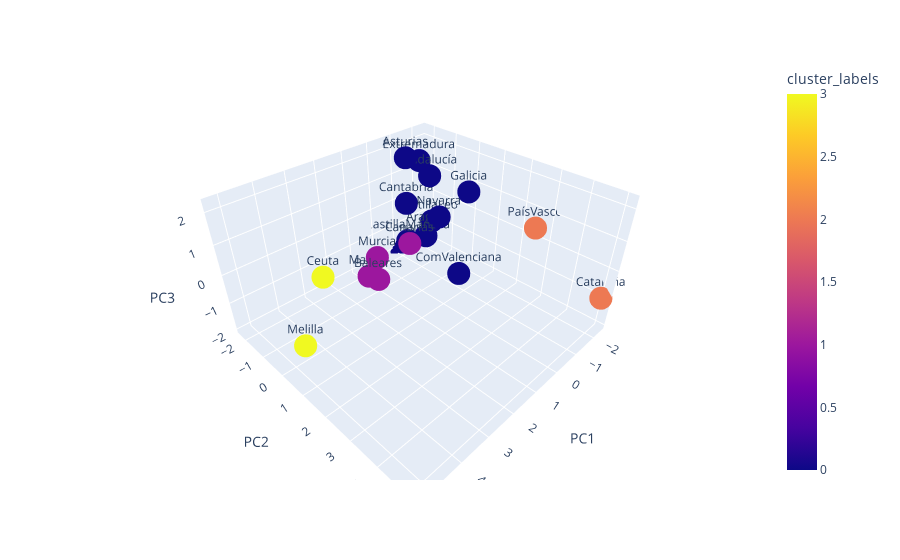

The notebook cell saved with this chart:
### Code cell
import plotly.express as px

fig = px.scatter_3d(CCAA_pca, x='PC1', y='PC2', z='PC3', color='cluster_labels', text=CCAA_pca.index)
fig.show()

### Figure 1 — Plotly figure (JSON) as saved in the notebook; plotly's stock layout.template omitted (floating-point values rounded to 4 significant figures)
{"data": [{"hovertemplate": "PC1=%{x}<br>PC2=%{y}<br>PC3=%{z}<br>index=%{text}<br>cluster_labels=%{marker.color}<extra></extra>", "legendgroup": "", "marker": {"color": [0, 0, 0, 1, 1, 0, 0, 0, 2, 3, 0, 0, 0, 1, 3, 1, 0, 2, 0], "coloraxis": "coloraxis", "symbol": "circle"}, "mode": "markers+text", "name": "", "scene": "scene", "showlegend": false, "text": ["Andalucía", "Aragón", "Asturias", "Baleares", "Canarias", "Cantabria", "CastillaLeón", "CastillaMancha", "Cataluña", "Ceuta", "ComValenciana", "Extremadura", "Galicia", "Madrid", "Melilla", "Murcia", "Navarra", "PaísVasco", "Rioja"], "type": "scatter3d", "x": [-0.9418, -1.228, -0.2594, 1.75, 0.9123, -0.6899, -1.749, -0.7023, -2.362, 4.274, -0.6867, -1.277, -1.22, 1.747, 5.21, 1.416, -1.104, -1.94, -1.147], "y": [-0.6151, -1.044, -0.9839, -0.1286, 0.3905, -1.442, -1.269, -1.417, 5.064, 0.8528, 0.9904, -1.422, 0.7758, -0.5971, 1.15, -0.5418, -0.3207, 2.806, -2.248], "z": [1.555, -0.9524, 2.25, -0.8286, 0.3229, 0.3726, -0.655, -1.084, -0.9531, 1.059, -1.273, 1.722, 1.389, -0.9468, -0.3921, -0.3793, 0.1355, 0.6677, -2.01]}], "layout": {"coloraxis": {"colorbar": {"title": {"text": "cluster_labels"}}, "colorscale": [[0, "#0d0887"], [0.1111, "#46039f"], [0.2222, "#7201a8"], [0.3333, "#9c179e"], [0.4444, "#bd3786"], [0.5556, "#d8576b"], [0.6667, "#ed7953"], [0.7778, "#fb9f3a"], [0.8889, "#fdca26"], [1, "#f0f921"]]}, "legend": {"tracegroupgap": 0}, "margin": {"t": 60}, "scene": {"domain": {"x": [0, 1], "y": [0, 1]}, "xaxis": {"title": {"text": "PC1"}}, "yaxis": {"title": {"text": "PC2"}}, "zaxis": {"title": {"text": "PC3"}}}}}
